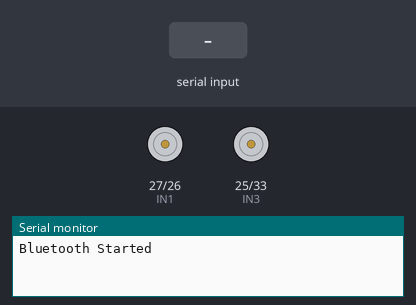
Bench run of a sketch on a simulated ESP32. Parts: motor-driver pin pairs drawn as motors (green arrow = first pin HIGH = forward, orange = second pin HIGH = backward, longer = more drive, scaled by the enable pin), the last lines printed to the serial monitor. The test bench sets the inputs (shaded band). Nothing arrives over Bluetooth unless stated.

Above: at 1.2 s.
1.3 s: "F" received over the second serial link
At 2.2 s:
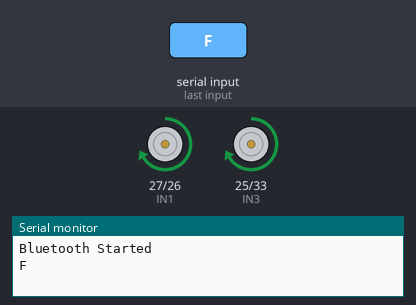
2.8 s: "B" received over the second serial link
At 3.3 s:
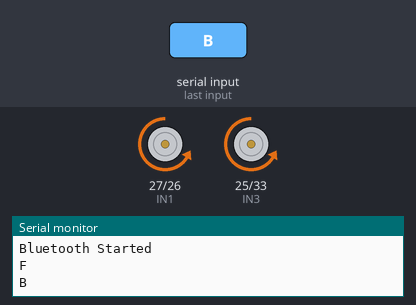
4.3 s: "L" received over the second serial link
At 5.5 s:
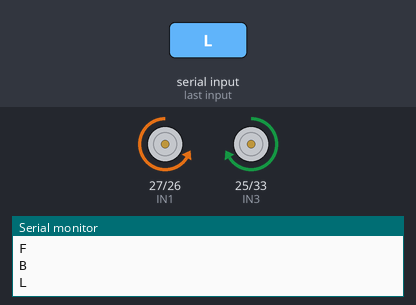
5.8 s: "R" received over the second serial link
At 6.8 s:
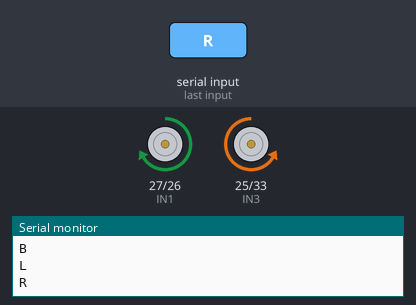
7.3 s: "G" received over the second serial link
At 7.9 s:
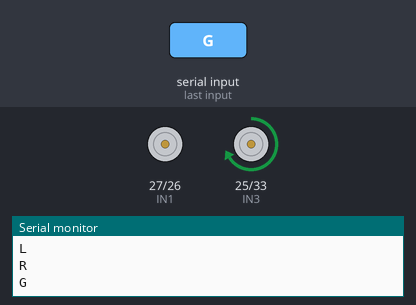
8.8 s: "I" received over the second serial link
At 9.1 s:
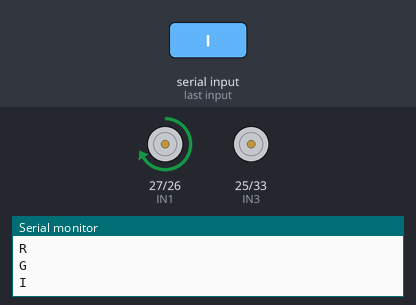
Timing chart, 0 to 11.3 s (numbered marks = the images above; inputs shaded):
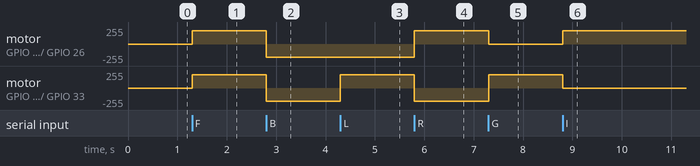

Measured:
- after the input at 1.3 s, motor on GPIO 27 (IN1) / GPIO 26 (IN2), motor on GPIO 25 (IN3) / GPIO 33 (IN4): stopped → forward 200/255 at once
- after the input at 2.8 s, motor on GPIO 27 (IN1) / GPIO 26 (IN2), motor on GPIO 25 (IN3) / GPIO 33 (IN4): forward 200/255 → backward 200/255 at once
- after the input at 4.3 s, motor on GPIO 25 (IN3) / GPIO 33 (IN4): backward 200/255 → forward 200/255 at once
- after the input at 5.8 s, motor on GPIO 27 (IN1) / GPIO 26 (IN2): backward 200/255 → forward 200/255 at once; motor on GPIO 25 (IN3) / GPIO 33 (IN4): forward 200/255 → backward 200/255 at once
- after the input at 7.3 s, motor on GPIO 27 (IN1) / GPIO 26 (IN2): forward 200/255 → stopped at once; motor on GPIO 25 (IN3) / GPIO 33 (IN4): backward 200/255 → forward 200/255 at once
- after the input at 8.8 s, motor on GPIO 27 (IN1) / GPIO 26 (IN2): stopped → forward 200/255 at once; motor on GPIO 25 (IN3) / GPIO 33 (IN4): forward 200/255 → stopped at once

The sketch:

finalcode.ino
```cpp
#include "BluetoothSerial.h"

BluetoothSerial SerialBT;

// Left Motor
#define ENA 14
#define IN1 27
#define IN2 26

// Right Motor
#define ENB 12
#define IN3 25
#define IN4 33

int speedValue = 200;

void setup() {

  Serial.begin(115200);

  SerialBT.begin("ESP32_RC_CAR");

  pinMode(ENA, OUTPUT);
  pinMode(ENB, OUTPUT);

  pinMode(IN1, OUTPUT);
  pinMode(IN2, OUTPUT);
  pinMode(IN3, OUTPUT);
  pinMode(IN4, OUTPUT);

  stopCar();

  analogWrite(ENA, speedValue);
  analogWrite(ENB, speedValue);

  Serial.println("Bluetooth Started");
}

void loop() {

  if (SerialBT.available()) {

    char cmd = SerialBT.read();

    Serial.println(cmd);

    switch (cmd) {

      case 'F':
        forward();
        break;

      case 'B':
        backward();
        break;

      case 'L':
        left();
        break;

      case 'R':
        right();
        break;

      case 'G':
        forwardLeft();
        break;

      case 'I':
        forwardRight();
        break;

      case 'H':
        backwardLeft();
        break;

      case 'J':
        backwardRight();
        break;

      case 'S':
        stopCar();
        break;

      // Speed (0-9)
      case '0': setSpeed(0); break;
      case '1': setSpeed(70); break;
      case '2': setSpeed(90); break;
      case '3': setSpeed(110); break;
      case '4': setSpeed(130); break;
      case '5': setSpeed(150); break;
      case '6': setSpeed(170); break;
      case '7': setSpeed(190); break;
      case '8': setSpeed(220); break;
      case '9': setSpeed(255); break;

      case 'q':
        setSpeed(255);
        break;
    }
  }
}

void setSpeed(int s) {
  speedValue = s;
  analogWrite(ENA, speedValue);
  analogWrite(ENB, speedValue);
}

void forward() {

  digitalWrite(IN1, HIGH);
  digitalWrite(IN2, LOW);

  digitalWrite(IN3, HIGH);
  digitalWrite(IN4, LOW);
}

void backward() {

  digitalWrite(IN1, LOW);
  digitalWrite(IN2, HIGH);

  digitalWrite(IN3, LOW);
  digitalWrite(IN4, HIGH);
}

void left() {

  digitalWrite(IN1, LOW);
  digitalWrite(IN2, HIGH);

  digitalWrite(IN3, HIGH);
  digitalWrite(IN4, LOW);
}

void right() {

  digitalWrite(IN1, HIGH);
  digitalWrite(IN2, LOW);

  digitalWrite(IN3, LOW);
  digitalWrite(IN4, HIGH);
}

void forwardLeft() {

  digitalWrite(IN1, LOW);
  digitalWrite(IN2, LOW);

  digitalWrite(IN3, HIGH);
  digitalWrite(IN4, LOW);
}

void forwardRight() {

  digitalWrite(IN1, HIGH);
  digitalWrite(IN2, LOW);

  digitalWrite(IN3, LOW);
  digitalWrite(IN4, LOW);
}

void backwardLeft() {

  digitalWrite(IN1, LOW);
  digitalWrite(IN2, LOW);

  digitalWrite(IN3, LOW);
  digitalWrite(IN4, HIGH);
}

void backwardRight() {

  digitalWrite(IN1, LOW);
  digitalWrite(IN2, HIGH);

  digitalWrite(IN3, LOW);
  digitalWrite(IN4, LOW);
}

void stopCar() {

  digitalWrite(IN1, LOW);
  digitalWrite(IN2, LOW);

  digitalWrite(IN3, LOW);
  digitalWrite(IN4, LOW);
}
```
